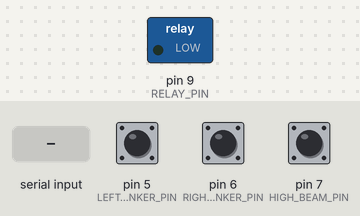
Recording of a sketch running on a simulated Arduino Uno, built with avr-gcc and run on an emulated ATmega328P. Shown: switched loads named in the sketch (green lamp = pin HIGH). Inputs (shaded band) come from the test bench; at power-on: pin 5 (LEFT_BLINKER_PIN) HIGH, pin 6 (RIGHT_BLINKER_PIN) HIGH, pin 7 (HIGH_BEAM_PIN) HIGH. What the sketch prints to the serial monitor is not drawn.

Above: at 1.2 s.
1.3 s: "RELAY:90\n" received over Serial
At 2.2 s:
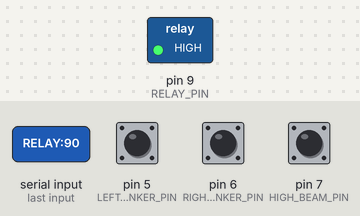
2.8 s: "RELAY:\n" received over Serial
At 3.9 s:
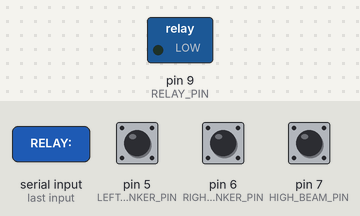
Timing chart, 0 to 5.8 s (numbered marks = the images above; inputs shaded):
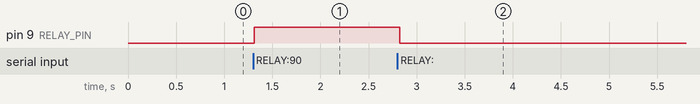

Measured:
- after the input at 1.3 s, pin 9 (RELAY_PIN): LOW → HIGH at once
- after the input at 2.8 s, pin 9 (RELAY_PIN): HIGH → LOW at once

The sketch:

nanogpiok.ino
```cpp
#define RELAY_PIN 9
#define LEFT_BLINKER_PIN 5
#define RIGHT_BLINKER_PIN 6
#define HIGH_BEAM_PIN 7
void setup() {
  Serial.begin(115200);
  pinMode(RELAY_PIN, OUTPUT);
  pinMode(LEFT_BLINKER_PIN, INPUT_PULLUP);
  pinMode(RIGHT_BLINKER_PIN, INPUT_PULLUP);
  pinMode(HIGH_BEAM_PIN, INPUT_PULLUP);
}

void loop() {
  bool left = !digitalRead(LEFT_BLINKER_PIN);
  bool right = !digitalRead(RIGHT_BLINKER_PIN);
  bool high = !digitalRead(HIGH_BEAM_PIN);

  Serial.print("LEFT:");  Serial.println(left);
  Serial.print("RIGHT:"); Serial.println(right);
  Serial.print("HIGH:");  Serial.println(high);

  while (Serial.available()) {
    String cmd = Serial.readStringUntil('\n');
    cmd.trim();
    if (cmd.startsWith("RELAY:")) {
      int val = cmd.substring(6).toInt();
      digitalWrite(RELAY_PIN, val);
    }
  }

  delay(50);
}
```
